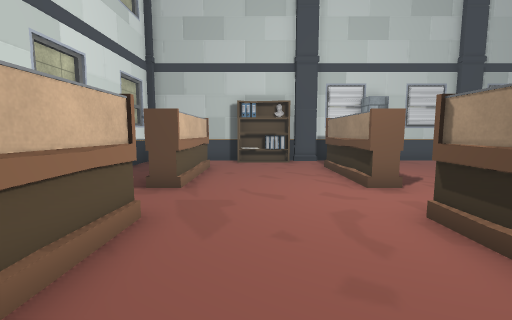
view 1 (above)

16 first-person views from a walk through a Unity game level. The camera is 1.3 m above the floor, tilts 6° down and sees 90° across. The floor is counted in squares, 1 m on a side. Each view is taken from the middle of a square. On the plan, view 1 faces up. The plan holds only what a view shows up to about 13 squares ahead; the rest is blank. The place goes on beyond the plan. Door leaves are left out, so doorways stand open. Some surface patterns are stand-ins.

view 2
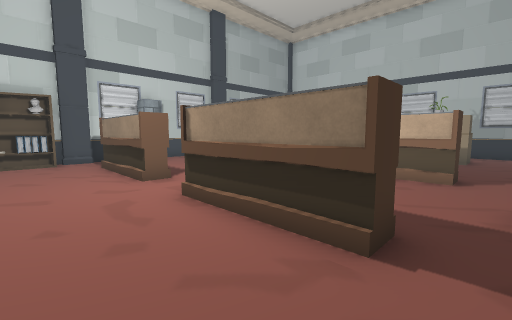

view 3
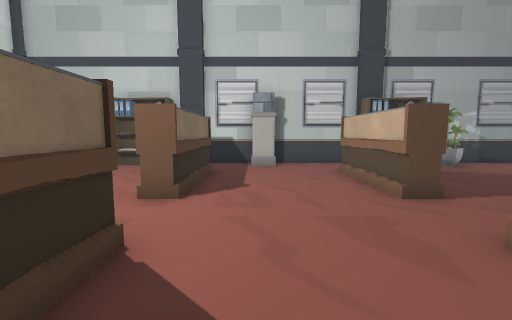

view 4
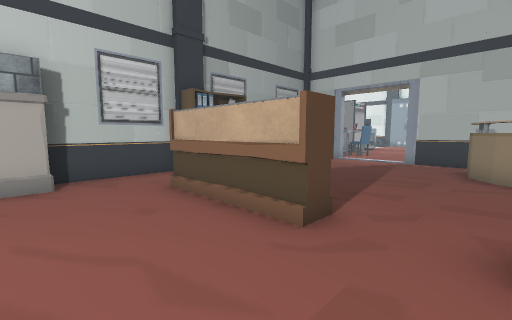

view 5
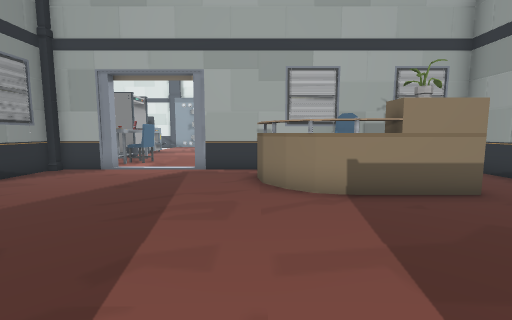

view 6
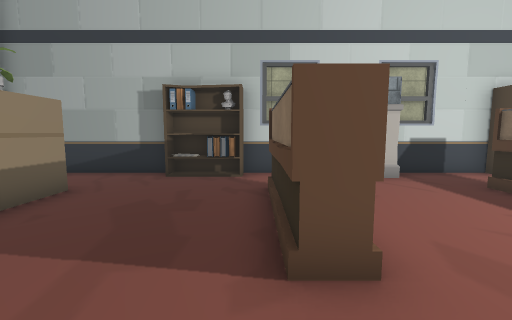

view 7
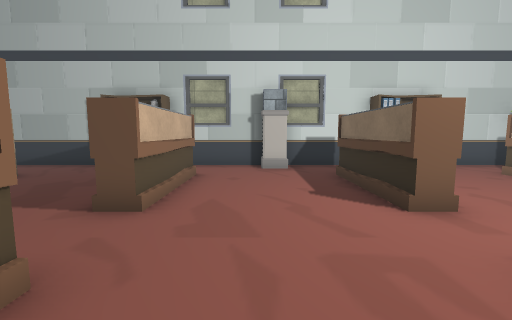

view 8
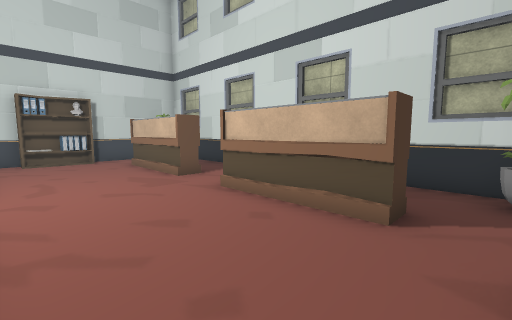

view 9
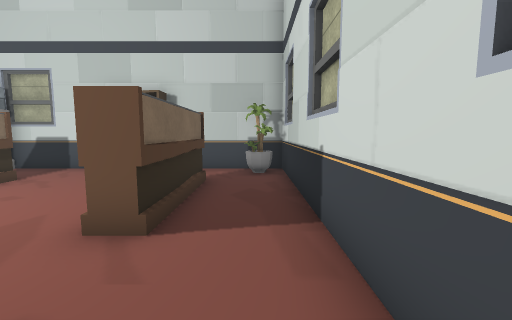

view 10
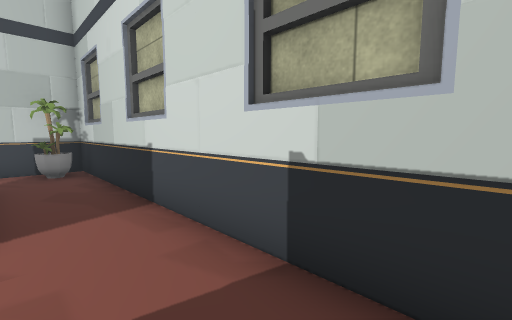

view 11
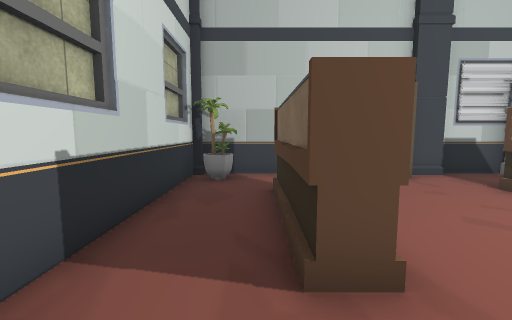

view 12
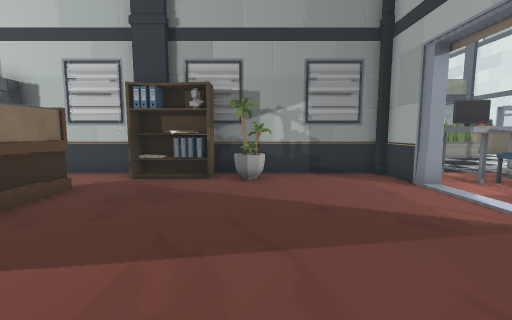

view 13
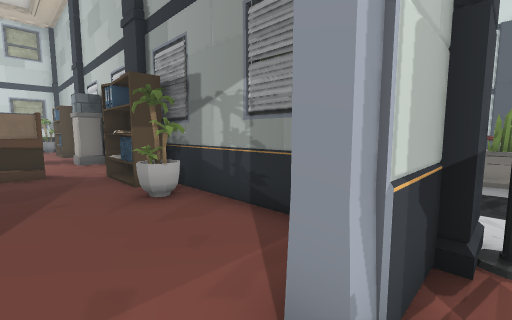

view 14
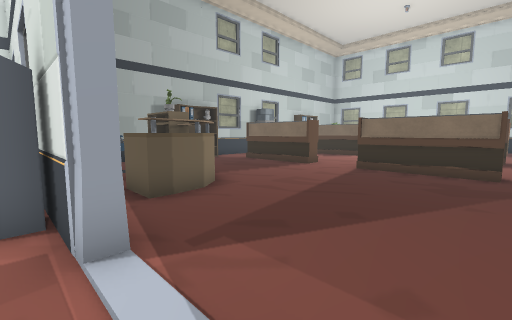

view 15
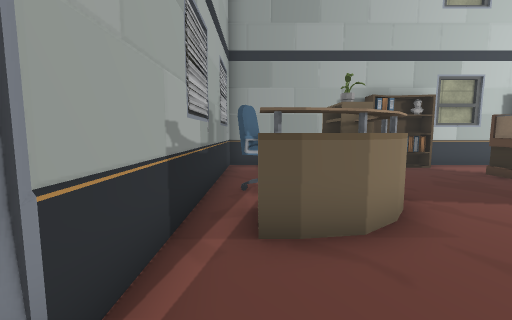

view 16
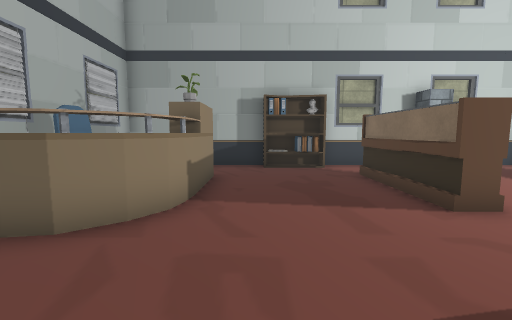

### Floor plan
Points are (right, up) in squares from view 1. A wall is a line through its corners. A room is listed if a view was taken in it or the views show most of it. See-through windows are left out.
Room 1 (views 1, 2, 3, 4, 5, 6, 7, 8, 9, 10, 11, 12, 15, 16)
walls: (6.5, -2.3) (9.5, -2.3); (9.2, 12.2) (2.7, 12.2); (1.5, -2.3) (5, -2.3); (11.6, -2.3) (17.1, -2.3) (17.1, 7.2) (17.5, 7.2); (-0.8, 12.2) (-4.5, 12.2); (17.5, 10.1) (17.1, 10.1) (17.1, 11.5); (16.5, 12.2) (11.5, 12.2); (-5, 11.5) (-5, -2.3) (-1.4, -2.3)
ways out: opening at (16.5, 8.5) to room 2; open door at (16.5, 7) to room 2; open door at (16.5, 10) to room 2
objects: plant (-4, -1); plant (-4, 11); other object (-2, 4); other object (-2, 6); other object (-2, 10); shelf (-1, -2) to (1, -2); shelf (0, 12) to (1, 12); other object (2, 12); other object (3, 0); other object (3, 10); other object (5, -2); other object (5, 11) to (5, 12); other object (8, 4); other object (8, 10); shelf (10, -2) to (11, -2); shelf (10, 11) to (11, 12); other object (11, 12); plant (13, 11); other object (14, 1) to (16, 5); other object (16, 2) to (16, 3)
Room 2 (views 13, 14)
walls: (17.5, 11.3) (17.5, 10.1); (17.5, 7.2) (17.5, 5.8)
ways out: opening at (16.5, 8.5) to room 1; open door at (16.5, 7) to room 1; open door at (16.5, 10) to room 1
objects: other object (17, 12); other object (17, 13); other object (17, 21) to (18, 21); other object (17, 26) to (18, 26); other object (18, 5); other object (18, 11); other object (18, 12); plant (18, 18)

Where each view was taken, in squares from view 1:
view 1: 0 up, 0 right, facing up
view 2: 1 down, 0 right, facing up-right
view 3: 1 up, 5 right, facing up
view 4: 4 up, 5 right, facing up-right
view 5: 5 up, 8 right, facing right
view 6: 6 up, 9 right, facing down
view 7: 8 up, 6 right, facing down
view 8: 11 up, 2 right, facing down-left
view 9: 7 up, 4 left, facing down
view 10: 8 up, 3 left, facing down-left
view 11: 4 up, 3 left, facing up
view 12: 4 up, 13 right, facing up
view 13: 9 up, 18 right, facing up-left
view 14: 10 up, 18 right, facing down-left
view 15: 8 up, 16 right, facing down
view 16: 8 up, 12 right, facing down
